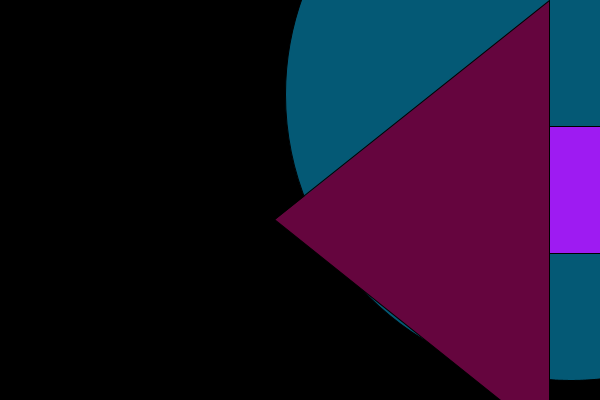
Frame 1 (no input)
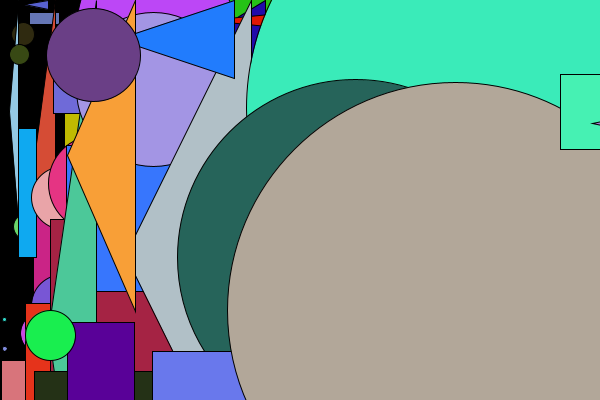
Frame 60 (the mouse pressed at the canvas centre just before this capture)
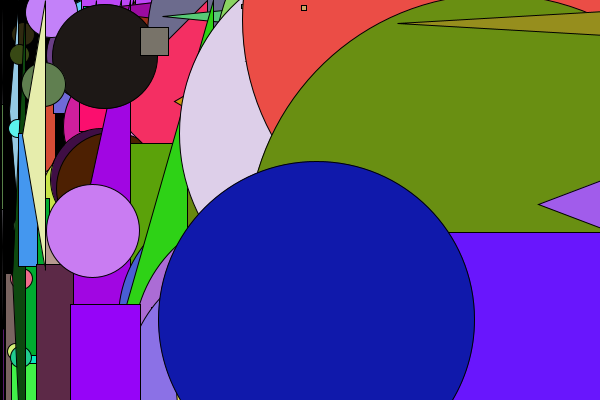
Frame 120 (the mouse held since frame 60 and released just before this capture)

The Processing sketch that drew these frames (run headless with seeded random() and noise(); from frame 60 on, the mouse is pressed at the canvas centre):

// Processing sketch: Klasse_opgave
// ── Klasse_opgave.pde
Firkant f;
Cirkel c;
Rektangel r;
Trekant t;

void setup() {
  size (600, 400);
  background(0);
}

void draw() {
  // initiering af objekteter f, c, r, t
  f = new Firkant();
  c = new Cirkel();
  r = new Rektangel();
  t = new Trekant();
  
  // Tegner objekter
  // Tegner firkant
  f.farve();
  f.drawFirkant();
  
  // Tegner cirkel
  c.farve();
  c.drawCircle();
  
  // Tegner rektangel
  r.farve();
  r.drawRect();
  
  // Tegner trekant
  t.farve();
  t.drawTriangle();
}

// ── Cirkel.pde
class Cirkel {
  // klassens attributter/ tilstand
  float x, y;
  int r, g, b;

  //konstroktøren
  Cirkel() {
    this.x = random(600);
    this.y = random(400);
  }

  // klassens metoder

  //farve sætter
  void farve() {
    this.r = (int) random(1, 256);
    this.g = (int) random(1, 256);
    this.b = (int) random(1, 256);
  }

  // tegn firkant på canvas
  void drawCircle() {
    fill(r, g, b);
    circle(x, y, x);
  }
}

// ── Firkant.pde
class Firkant {
  // klassens attributter/ tilstand
  float x, y;
  int r, g, b;

  //konstroktøren
  Firkant() {
    this.x = random(600);
    this.y = random(400);
  }

  // klassens metoder

  //farve sætter
  void farve() {
    this.r = (int) random(1, 256);
    this.g = (int) random(1, 256);
    this.b = (int) random(1, 256);
  }

  // tegn firkant på canvas
  void drawFirkant() {
    
    fill(r, g, b);
    square(x, y, y);
  }
  
  void drawCircle() {
    fill(r, g, b);
    circle(x, y, x);
  }
  
  void drawRect() {
    fill(r, g, b);
    rect(x, y, x, y);
  }
  
  void drawTriangle() {
    fill(r, g, b);
    triangle(x, y, x+x, y+y, x+x, y-y);
  }
}

// ── Rektangel.pde
class Rektangel {
  // klassens attributter/ tilstand
  float x, y;
  int r, g, b;

  //konstroktøren
  Rektangel() {
    this.x = random(600);
    this.y = random(400);
  }

  // klassens metoder

  //farve sætter
  void farve() {
    this.r = (int) random(1, 256);
    this.g = (int) random(1, 256);
    this.b = (int) random(1, 256);
  }
  
  void drawRect() {
    fill(r, g, b);
    rect(x, y, x, y);
  }
}

// ── Trekant.pde
class Trekant {
  // klassens attributter/ tilstand
  float x, y;
  int r, g, b;

  //konstroktøren
  Trekant() {
    this.x = random(600);
    this.y = random(400);
  }

  // klassens metoder

  //farve sætter
  void farve() {
    this.r = (int) random(1, 256);
    this.g = (int) random(1, 256);
    this.b = (int) random(1, 256);
  }
  
  void drawTriangle() {
    fill(r, g, b);
    triangle(x, y, x+x, y+y, x+x, y-y);
  }
}
